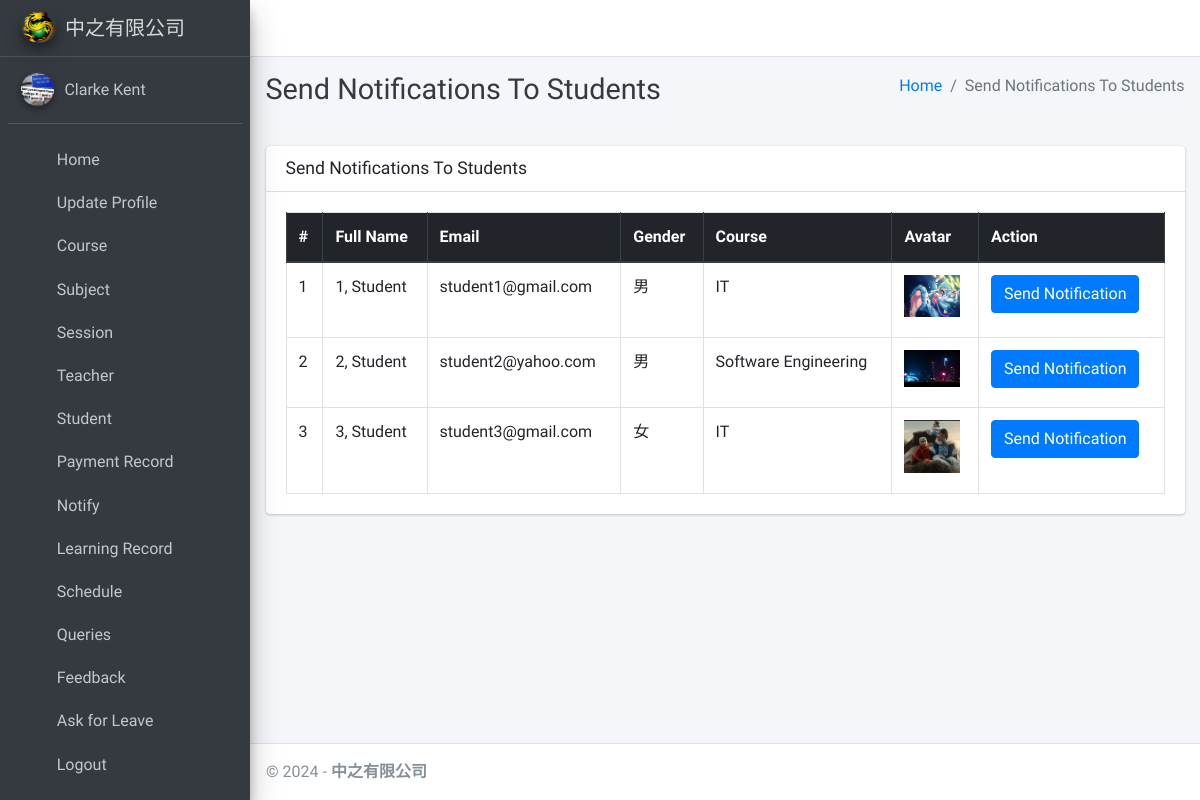
Page /admin_notify_student (signed in) on the committed database.
### main_app/models.py (models this page shows, shortened)
class CustomUser(AbstractUser):
    USER_TYPE = ((1, "HOD"), (2, "Teacher"), (3, "Student"))
    GENDER = [("M", "Male"), ("F", "Female")]
    username = None  # Removed username, using email instead
    email = models.EmailField(unique=True)
    user_type = models.CharField(default=1, choices=USER_TYPE, max_length=1)
    gender = models.CharField(max_length=1, choices=GENDER)
    profile_pic = models.ImageField()
    address = models.TextField()
    contact_num = models.TextField(default="")
    remark = models.TextField(default="")
    fcm_token = models.TextField(default="")  # For firebase notifications
    created_at = models.DateTimeField(auto_now_add=True)
    updated_at = models.DateTimeField(auto_now=True)
    USERNAME_FIELD = "email"
    REQUIRED_FIELDS = []
    objects = CustomUserManager()
    def __str__(self):
        return self.last_name + ", " + self.first_name

class Student(models.Model):
    admin = models.OneToOneField(CustomUser, on_delete=models.CASCADE)
    course = models.ForeignKey(Course, on_delete=models.DO_NOTHING, null=True, blank=False)
    session = models.ForeignKey(Session, on_delete=models.DO_NOTHING, null=True)
    date_of_birth = models.DateField(blank=True, null=True)
    reg_date = models.DateField(blank=True, null=True)
    state = models.CharField(max_length = 30, blank = True) #learning/completed/pending refund

class Course(models.Model):
    name = models.CharField(max_length=120)
    created_at = models.DateTimeField(auto_now_add=True)
    updated_at = models.DateTimeField(auto_now=True)

### main_app/hod_views.py (the view)
# urls.py: path("admin_notify_student", hod_views.admin_notify_student,name='admin_notify_student'),
def admin_notify_student(request):
    student = CustomUser.objects.filter(user_type=3)
    context = {
        'page_title': "Send Notifications To Students",
        'students': student
    }
    return render(request, "hod_template/student_notification.html", context)

### main_app/templates/hod_template/student_notification.html (shortened to what this page needs)
{% extends 'main_app/base.html' %}
{% load static %}
{% block page_title %}{{page_title}}{% endblock page_title %}
{% block content %}
<section class="content">
    <div class="container-fluid">
        <div class="row">
            <div class="col-md-12">
                <div class="card">
                    <div class="card-header">
                        <h3 class="card-title">{{page_title}}</h3>
                    </div>
                    <div class="card-body">
                        <table id="example2" class="table table-bordered table-hover">
                            <thead class="thead-dark">
                                <tr>
                                    <th>#</th>
                                    <th>Full Name</th>
                                    <th>Email</th>
                                    <th>Gender</th>
                                    <th>Course</th>
                                    <th>Avatar</th>
                                    <th>Action</th>
                                </tr>
                            </thead>
                            <tbody>
                                {% for student in students %}
                                <tr>
                                    <td>{{ forloop.counter }}</td>
                                    <td>{{student.last_name}}, {{student.first_name}}</td>
                                    <td>{{student.email}}</td>
                                    <td>{{student.gender}}</td>
                                    <td>{{student.student.course.name}}</td>
                                    <td>
                                        {% if student.profile_pic == ""  %}
                                        No Image
                                        {% else %}
                                        <img class="img img-fluid mb-2" height="56" width="56"
                                            src="{{student.profile_pic}}" alt="">
                                        {% endif %}
                                    </td>
                                    <td><button data-toggle = "modal" data-target = "#myModal"class="btn btn-primary show_notification" value="{{student.id}}">Send Notification</button>
                                    </td>
                                </tr>
                                {% endfor %}
                            </tbody>
                        </table>
                    </div>
                </div>
            </div>
        </div>
    </div>
</section>
{% endblock content %}

### rows in the picture
CustomUser: last_name "1", first_name "Student", email "student1@gmail.com", gender "男", student.course.name "IT", shows a picture
CustomUser: last_name "2", first_name "Student", email "student2@yahoo.com", gender "男", student.course.name "Software Engineering", profile_pic (picture)
CustomUser: last_name "3", first_name "Student", email "student3@gmail.com", gender "女", student.course.name "IT", shows a picture

### other values in the picture
{{ page_title }} "Send Notifications To Students"
